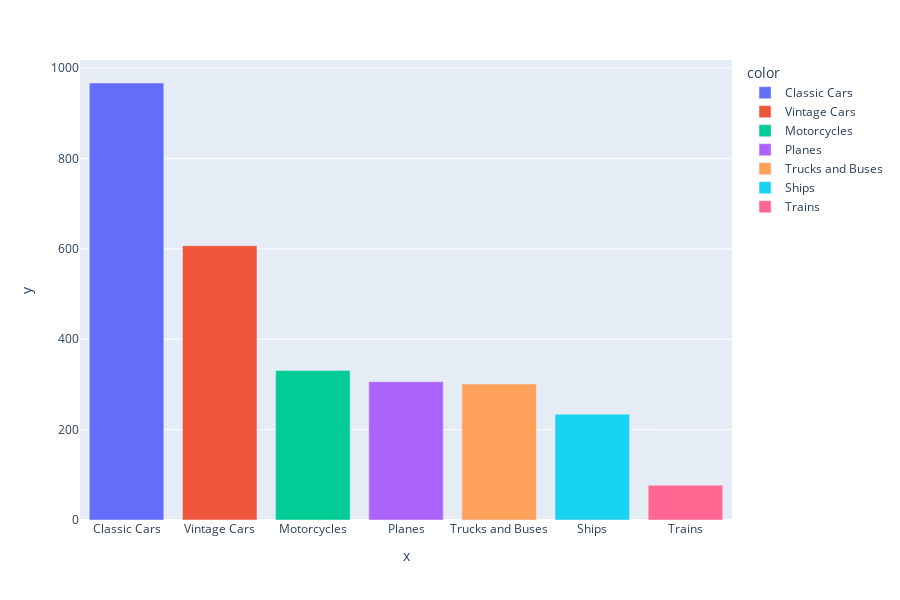

Notebook code cell kept with this figure:
### Code cell
barplot_visualization('PRODUCTLINE')

### Figure 1 — Plotly figure (JSON) as saved in the notebook; plotly's stock layout.template omitted (floating-point values rounded to 4 significant figures)
{"data": [{"alignmentgroup": "True", "hovertemplate": "color=Classic Cars<br>x=%{x}<br>y=%{y}<extra></extra>", "legendgroup": "Classic Cars", "marker": {"color": "#636efa", "pattern": {"shape": ""}}, "name": "Classic Cars", "offsetgroup": "Classic Cars", "orientation": "v", "showlegend": true, "textposition": "auto", "type": "bar", "x": ["Classic Cars"], "xaxis": "x", "y": [967], "yaxis": "y"}, {"alignmentgroup": "True", "hovertemplate": "color=Vintage Cars<br>x=%{x}<br>y=%{y}<extra></extra>", "legendgroup": "Vintage Cars", "marker": {"color": "#EF553B", "pattern": {"shape": ""}}, "name": "Vintage Cars", "offsetgroup": "Vintage Cars", "orientation": "v", "showlegend": true, "textposition": "auto", "type": "bar", "x": ["Vintage Cars"], "xaxis": "x", "y": [607], "yaxis": "y"}, {"alignmentgroup": "True", "hovertemplate": "color=Motorcycles<br>x=%{x}<br>y=%{y}<extra></extra>", "legendgroup": "Motorcycles", "marker": {"color": "#00cc96", "pattern": {"shape": ""}}, "name": "Motorcycles", "offsetgroup": "Motorcycles", "orientation": "v", "showlegend": true, "textposition": "auto", "type": "bar", "x": ["Motorcycles"], "xaxis": "x", "y": [331], "yaxis": "y"}, {"alignmentgroup": "True", "hovertemplate": "color=Planes<br>x=%{x}<br>y=%{y}<extra></extra>", "legendgroup": "Planes", "marker": {"color": "#ab63fa", "pattern": {"shape": ""}}, "name": "Planes", "offsetgroup": "Planes", "orientation": "v", "showlegend": true, "textposition": "auto", "type": "bar", "x": ["Planes"], "xaxis": "x", "y": [306], "yaxis": "y"}, {"alignmentgroup": "True", "hovertemplate": "color=Trucks and Buses<br>x=%{x}<br>y=%{y}<extra></extra>", "legendgroup": "Trucks and Buses", "marker": {"color": "#FFA15A", "pattern": {"shape": ""}}, "name": "Trucks and Buses", "offsetgroup": "Trucks and Buses", "orientation": "v", "showlegend": true, "textposition": "auto", "type": "bar", "x": ["Trucks and Buses"], "xaxis": "x", "y": [301], "yaxis": "y"}, {"alignmentgroup": "True", "hovertemplate": "color=Ships<br>x=%{x}<br>y=%{y}<extra></extra>", "legendgroup": "Ships", "marker": {"color": "#19d3f3", "pattern": {"shape": ""}}, "name": "Ships", "offsetgroup": "Ships", "orientation": "v", "showlegend": true, "textposition": "auto", "type": "bar", "x": ["Ships"], "xaxis": "x", "y": [234], "yaxis": "y"}, {"alignmentgroup": "True", "hovertemplate": "color=Trains<br>x=%{x}<br>y=%{y}<extra></extra>", "legendgroup": "Trains", "marker": {"color": "#FF6692", "pattern": {"shape": ""}}, "name": "Trains", "offsetgroup": "Trains", "orientation": "v", "showlegend": true, "textposition": "auto", "type": "bar", "x": ["Trains"], "xaxis": "x", "y": [77], "yaxis": "y"}], "layout": {"barmode": "relative", "height": 600, "legend": {"title": {"text": "color"}, "tracegroupgap": 0}, "margin": {"t": 60}, "xaxis": {"anchor": "y", "domain": [0, 1], "title": {"text": "x"}}, "yaxis": {"anchor": "x", "domain": [0, 1], "title": {"text": "y"}}}}
